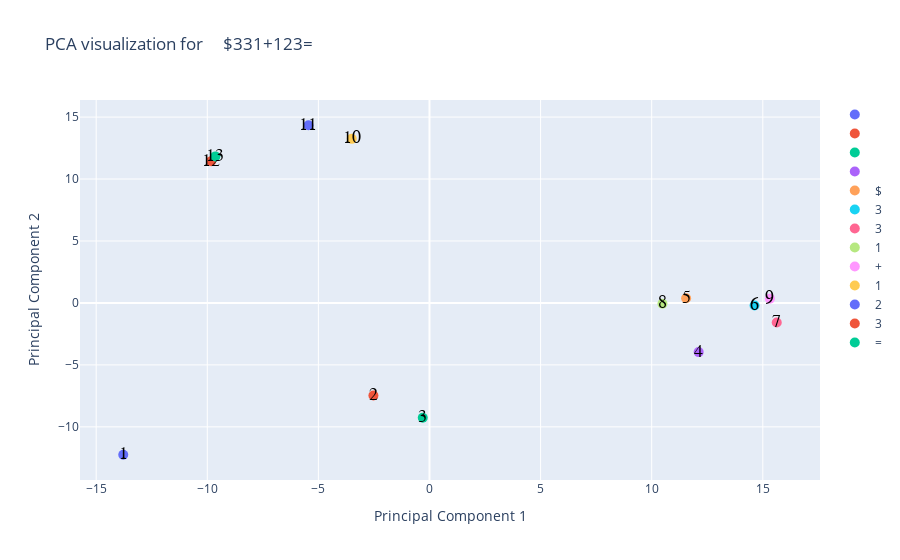

Notebook cell for this chart:
### Markdown cell above
## PCA visualizaiton

### Code cell
# prompt = "$" + f"{i}"*3 + '+' + f"{i}"*3 + '='
import glob
from IPython.utils import io



input_act1_list = []
# for config_dir, model_config_fold in exp_list:
#   with open(f'{config_dir}/{model_config_fold}/config.yaml') as f:
#     config_dict = yaml.load(f, Loader=yaml.FullLoader)
#   ckpt = f"{config_dir}/ckpt_10000_final.pt"
#   model = load_checkpoint(ckpt, GPTConfig_nope, GPT_nope, device='cuda')

for config_dir, model_config_fold in exp_list:
  glob_dir = config_dir.replace('[', '*').replace(']', '*')
  yaml_path = glob.glob(f'{glob_dir}/**/config.yaml')[0]
  config_dir = '/'.join(yaml_path.split('/')[:-2])
  with open(yaml_path) as f:
    config_dict = yaml.load(f, Loader=yaml.FullLoader)
  # ckpt = glob.glob(f"{config_dir}/ckpt_**_acc.pt", recursive=True)[0]
  # ckpt = glob.glob(f'{glob_dir}/ckpt_**_acc.pt')[0]
  ckpt = glob.glob(f'{glob_dir}/ckpt_**.pt')[0]
    
  with io.capture_output() as captured:
    # model, gptconfig = load_checkpoint(ckpt, GPTConfig_nope, GPT_nope, device='cuda', return_config=True)
    model, gptconfig = load_checkpoint(ckpt, GPTConfig_nope, GPT_nope, device='cuda', return_config=True)
    # gptconfig.use_pe = 'sin'
    # model = GPT_nope(gptconfig)

  cur_input_act1_list = []
  # for i in range(0, 3):
  # model.transformer.h[0].permute = False
  # prompts = [
  #   f"${823}" + '+' + f"{8}"*3 + '=',
  #   f"${238}" + '+' + f"{8}"*3 + '='
  # ]
  zs = np.zeros(12).astype(np.int64)
  n_1s = 3
  zs[np.random.permutation(12)[:n_1s]] = 1
  str_zs = ''.join(map(str, zs))
  

  prompts = [
    # f'\nparity({str_zs})=',
    # '\nparity(100101010000)='
    # '\nparity(010101000101)='
    # 'parity(000010101001)=',
    '    $331+123=',
    # 'parity(001111000001)='
    # '123+456'
  ]
  # prompts = [
  #   f"${623}" + '+' + f"{5}"*3 + '=',
  #   f"${632}" + '+' + f"{5}"*3 + '='
  # ]
  for i in range(0, 1): # try 10 batches

    # prompt = "$" + f"{i}"*3 + f"{i}"*6  
    # prompt = "$" + f"{i}"*3 + '+' + f"{i}"*3 + '='
    # prompt = "$" + f"{i}"*3 + '+' + f"{i}"*3 + '='
    prompt = prompts[i]




    activation = {}
    def getActivation(name):
      # the hook signature
      def hook(model, input, output):
        activation[name] = output.detach()
      return hook
    # register forward hooks on the layers of choice
    h1 = model.transformer.h[1].register_forward_hook(getActivation('layer_1'))
    h2 = model.transformer.ln_f.register_forward_hook(getActivation('x_out'))
    # out_text = generate_output(model, prompt, max_new_tokens=5)
    out_text = generate_output(model, prompt, max_new_tokens=4, causal_training=causal_training)


    h1.remove()
    h2.remove()
    model_name = config_dir.split('/')[-1]
    print(model_name)
    PCA_analysis(prompt, activation['x_out'][0], out_text, config_dir)

### Figure 1 — Plotly figure (JSON) as saved in the notebook; plotly's stock layout.template omitted (floating-point values rounded to 4 significant figures)
{"data": [{"marker": {"size": 10}, "mode": "markers+text", "name": " ", "text": ["1"], "textfont": {"color": "black", "family": "Times New Rotman", "size": 18}, "textposition": "middle center", "type": "scatter", "x": [-13.78], "y": [-12.25]}, {"marker": {"size": 10}, "mode": "markers+text", "name": " ", "text": ["2"], "textfont": {"color": "black", "family": "Times New Rotman", "size": 18}, "textposition": "middle center", "type": "scatter", "x": [-2.524], "y": [-7.474]}, {"marker": {"size": 10}, "mode": "markers+text", "name": " ", "text": ["3"], "textfont": {"color": "black", "family": "Times New Rotman", "size": 18}, "textposition": "middle center", "type": "scatter", "x": [-0.3035], "y": [-9.272]}, {"marker": {"size": 10}, "mode": "markers+text", "name": " ", "text": ["4"], "textfont": {"color": "black", "family": "Times New Rotman", "size": 18}, "textposition": "middle center", "type": "scatter", "x": [12.11], "y": [-3.969]}, {"marker": {"size": 10}, "mode": "markers+text", "name": "$", "text": ["5"], "textfont": {"color": "black", "family": "Times New Rotman", "size": 18}, "textposition": "middle center", "type": "scatter", "x": [11.55], "y": [0.3788]}, {"marker": {"size": 10}, "mode": "markers+text", "name": "3", "text": ["6"], "textfont": {"color": "black", "family": "Times New Rotman", "size": 18}, "textposition": "middle center", "type": "scatter", "x": [14.63], "y": [-0.2115]}, {"marker": {"size": 10}, "mode": "markers+text", "name": "3", "text": ["7"], "textfont": {"color": "black", "family": "Times New Rotman", "size": 18}, "textposition": "middle center", "type": "scatter", "x": [15.63], "y": [-1.585]}, {"marker": {"size": 10}, "mode": "markers+text", "name": "1", "text": ["8"], "textfont": {"color": "black", "family": "Times New Rotman", "size": 18}, "textposition": "middle center", "type": "scatter", "x": [10.48], "y": [-0.05952]}, {"marker": {"size": 10}, "mode": "markers+text", "name": "+", "text": ["9"], "textfont": {"color": "black", "family": "Times New Rotman", "size": 18}, "textposition": "middle center", "type": "scatter", "x": [15.32], "y": [0.3431]}, {"marker": {"size": 10}, "mode": "markers+text", "name": "1", "text": ["10"], "textfont": {"color": "black", "family": "Times New Rotman", "size": 18}, "textposition": "middle center", "type": "scatter", "x": [-3.498], "y": [13.24]}, {"marker": {"size": 10}, "mode": "markers+text", "name": "2", "text": ["11"], "textfont": {"color": "black", "family": "Times New Rotman", "size": 18}, "textposition": "middle center", "type": "scatter", "x": [-5.446], "y": [14.34]}, {"marker": {"size": 10}, "mode": "markers+text", "name": "3", "text": ["12"], "textfont": {"color": "black", "family": "Times New Rotman", "size": 18}, "textposition": "middle center", "type": "scatter", "x": [-9.827], "y": [11.44]}, {"marker": {"size": 10}, "mode": "markers+text", "name": "=", "text": ["13"], "textfont": {"color": "black", "family": "Times New Rotman", "size": 18}, "textposition": "middle center", "type": "scatter", "x": [-9.638], "y": [11.83]}], "layout": {"title": {"text": "PCA visualization for     $331+123="}, "xaxis": {"title": {"text": "Principal Component 1"}}, "yaxis": {"title": {"text": "Principal Component 2"}}}}
